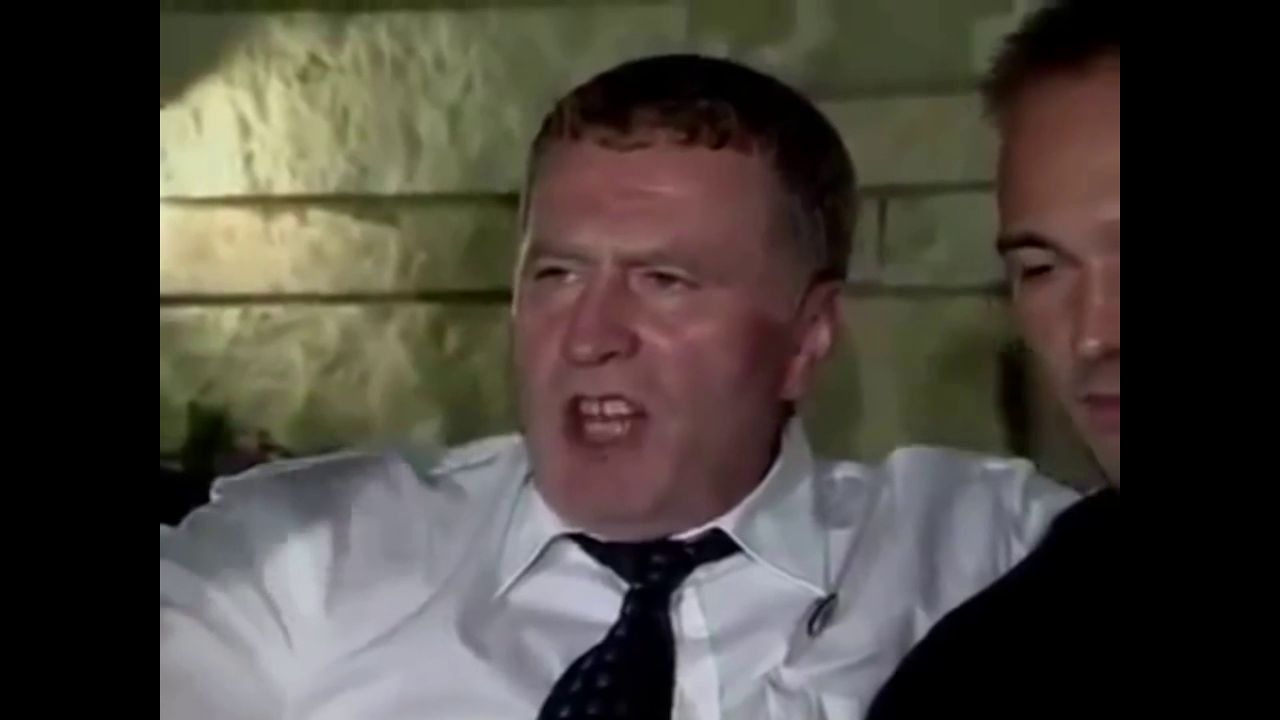
#> input picture frame 10 of Face/vids/vid.mp4, 1280 x 720 px, given in place of VidsName.mp4, which was not available
$ python main.py
#> lines starting #> are read from the running program, lines starting #| are printed output that depends on the picture; after the words box and inside, x2 and y2 are one past the last pixel; in counts of white or black regions, pixels touching at a corner belong together; pictures that were not available may be replaced by others from this repository, and a replacement may not be noted
import cv2
#To recognize a face in a video, you need to drop the video into the vids folder
#To exit the application, press "Q"
def face_capture():
    cascade_path= 'filters\haarcascade_frontalface_default.xml'

    clf=cv2.CascadeClassifier(cascade_path)
    camera=cv2.VideoCapture('vids\VidsName.mp4')

    while True:
        _, frame = camera.read()
#> frame is the input picture: shape (720, 1280, 3); mean B, G, R 60.4, 67.4, 72.8

        gray = cv2.cvtColor(frame, cv2.COLOR_BGR2GRAY)
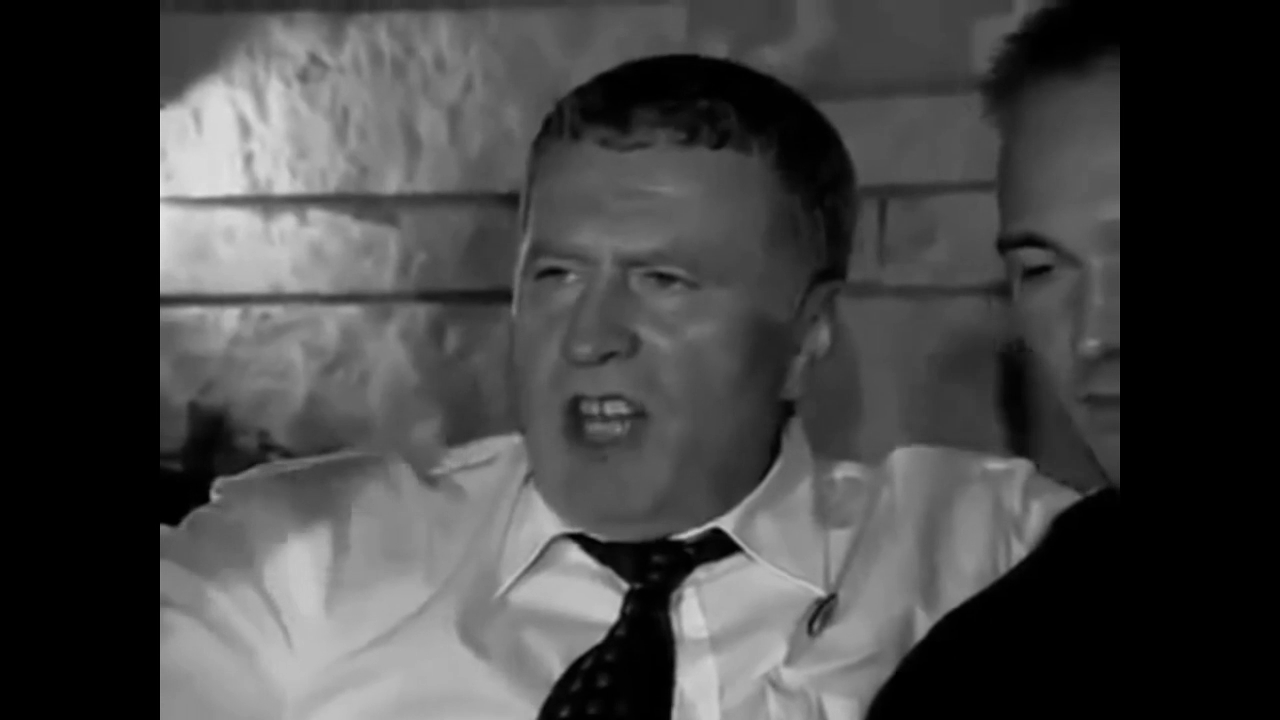
#> gray: shape (720, 1280); min 0, max 235, mean 68.2

        faces = clf.detectMultiScale(
            gray,
            scaleFactor=1.1,
            minNeighbors=2,
            flags=cv2.CASCADE_SCALE_IMAGE
        )
#> faces = [[251, 533, 89, 89], [480, 168, 279, 279], [800, 94, 252, 252]]

        for(x,y,width,height) in faces:
            cv2.rectangle(frame,(x,y), (x + width, y+height),(255,255,0),2)
#> this loop made 3 passes
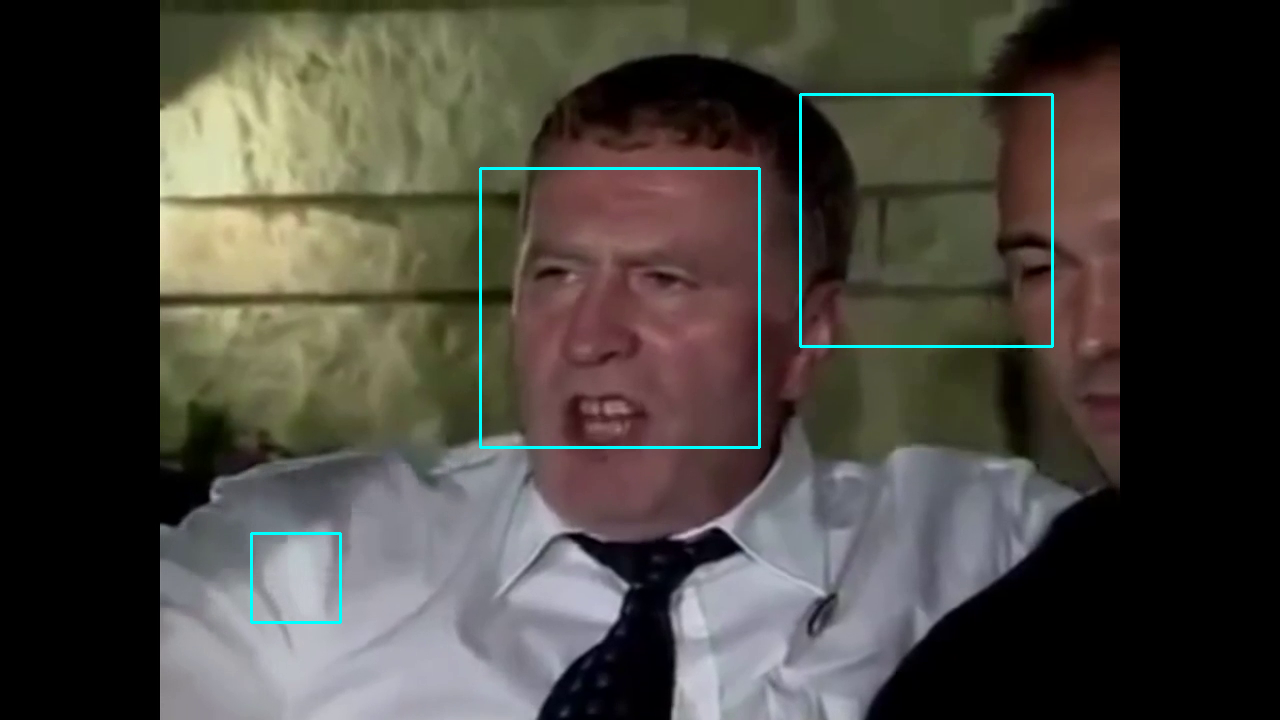
#> frame: shape (720, 1280, 3); 0.81% of pixels changed, all inside (x1, y1, x2, y2) = (250, 93, 1054, 624)

        cv2.imshow('Faces', frame)

        if cv2.waitKey(1)== ord('q'):
#> (key q is pressed here)
            break
    camera.release()
    cv2.destroyAllWindows()


def main():
    face_capture()

if __name__ == '__main__':
    main()

$ run again, starting later in the video
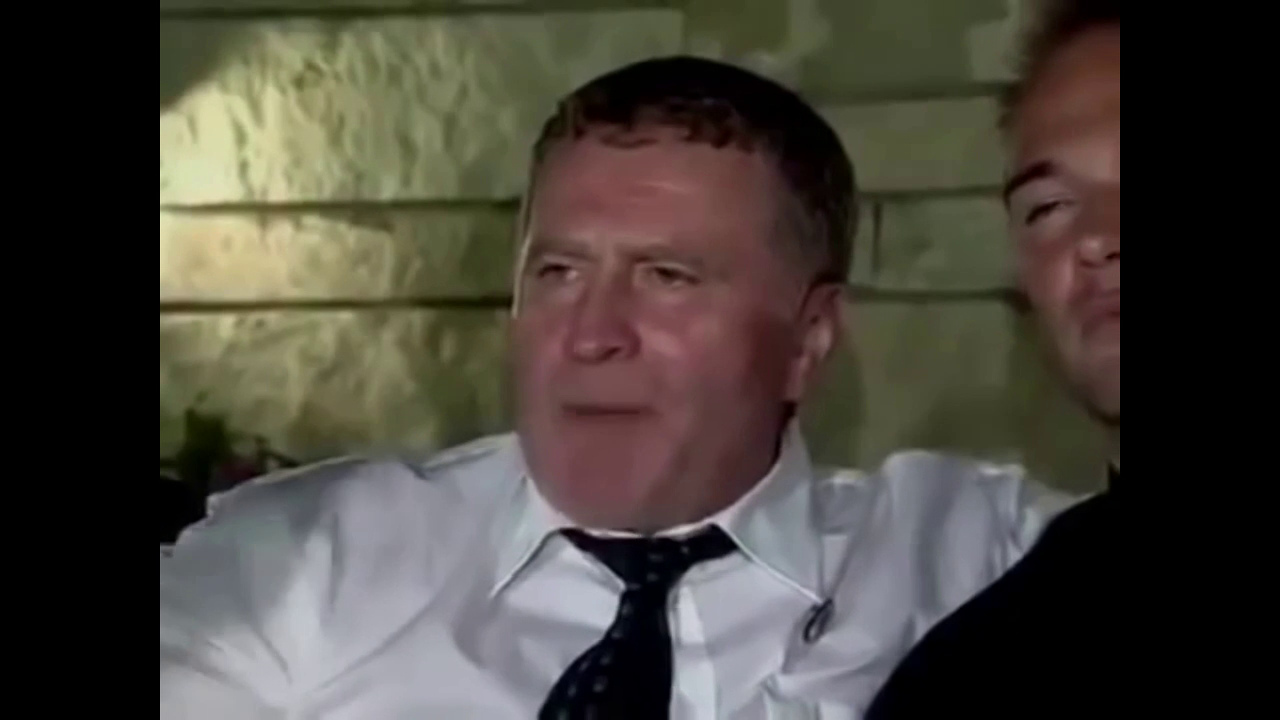
#> input picture frame 47 of Face/vids/vid.mp4, 1280 x 720 px, given in place of VidsName.mp4, which was not available
#> in face_capture, frame is the input picture: shape (720, 1280, 3); mean B, G, R 59.8, 67.6, 72.3
#> in face_capture, `gray = cv2.cvtColor(frame, cv2.COLOR_BGR2GRAY)`:
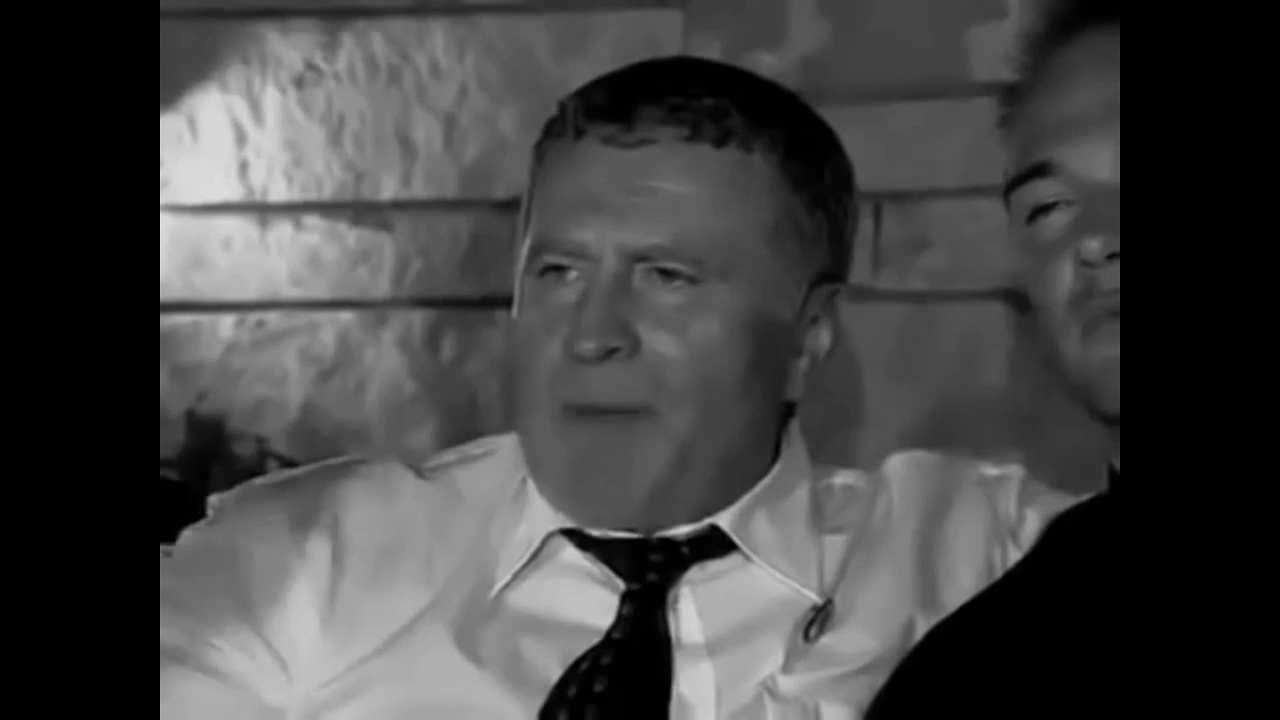
#> gray: shape (720, 1280); min 0, max 230, mean 68.1
#> faces = [[1055, 231, 82, 82], [939, 437, 130, 130], [813, 103, 246, 246], [460, 142, 335, 335]]
#> the loop in face_capture, `for(x,y,width,height) in faces:` made 4 passes
#> after the loop in face_capture, `for(x,y,width,height) in faces:`:
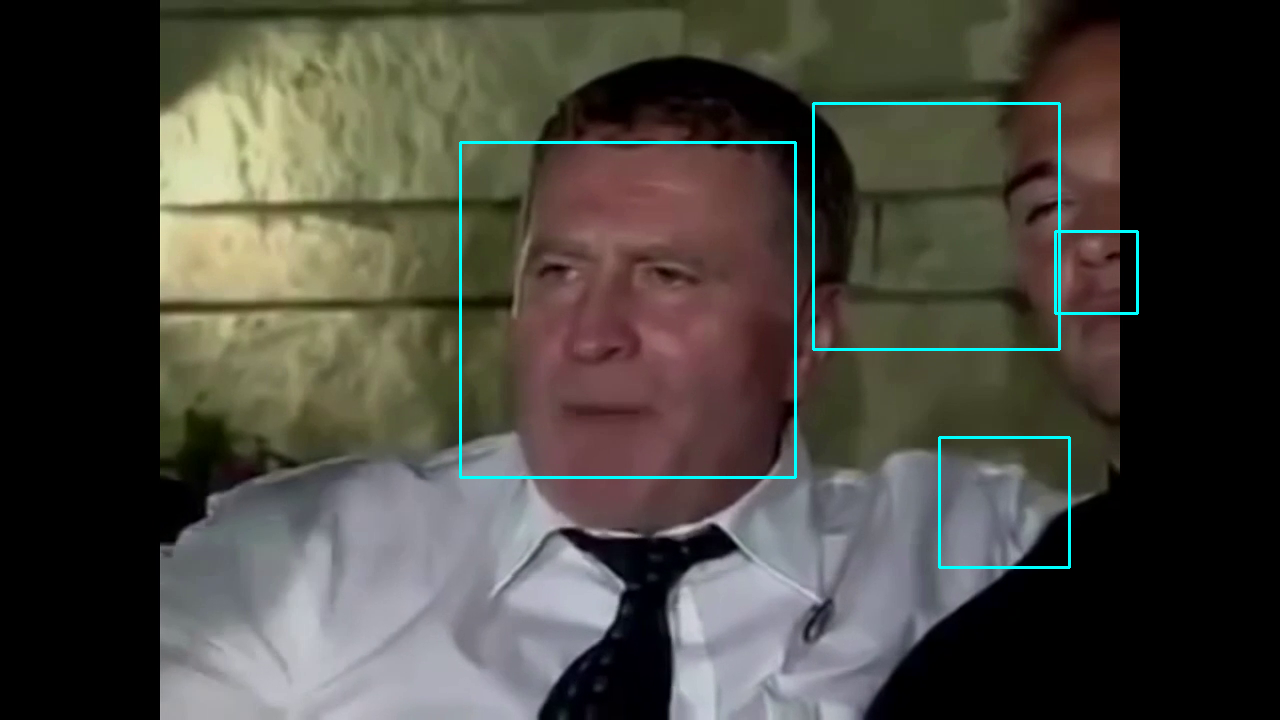
#> frame: shape (720, 1280, 3); 1.03% of pixels changed, all inside (x1, y1, x2, y2) = (459, 102, 1139, 569)
